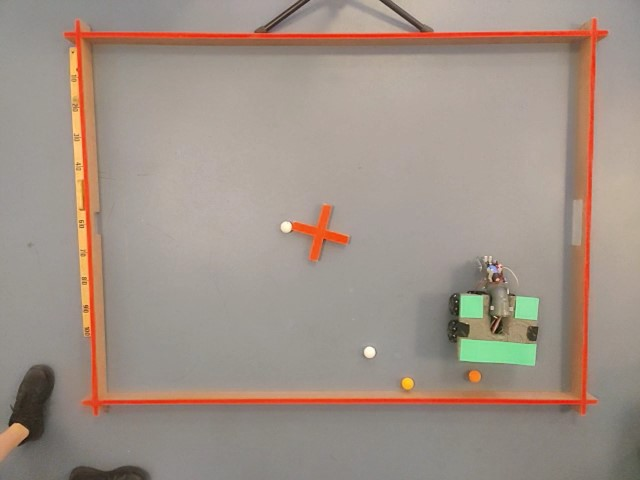
#> input picture hsv_and_mask/im5.jpg, 640 x 480 px, found by its file name
$ python hsv_slider.py
#> lines starting #> are read from the running program, lines starting #| are printed output that depends on the picture; after the words box and inside, x2 and y2 are one past the last pixel; in counts of white or black regions, pixels touching at a corner belong together
#> in interactive_hsv_tuning, image is the input picture: shape (480, 640, 3); mean B, G, R 135, 145.6, 160.2
#> in interactive_hsv_tuning, `hsv_image = cv2.cvtColor(image, cv2.COLOR_BGR2HSV)`: hsv_image: shape (480, 640, 3); mean H, S, V 16, 38.5, 161
import cv2
import numpy as np

def nothing(x):
    pass

def create_trackbars():
    cv2.namedWindow('Trackbars')
    cv2.createTrackbar('HMin', 'Trackbars', 0, 179, nothing)
#> slider 'HMin' is set to 35
    cv2.createTrackbar('SMin', 'Trackbars', 0, 255, nothing)
#> slider 'SMin' is set to 51
    cv2.createTrackbar('VMin', 'Trackbars', 0, 255, nothing)
#> slider 'VMin' is set to 51
    cv2.createTrackbar('HMax', 'Trackbars', 0, 179, nothing)
#> slider 'HMax' is set to 179
    cv2.createTrackbar('SMax', 'Trackbars', 0, 255, nothing)
#> slider 'SMax' is set to 255
    cv2.createTrackbar('VMax', 'Trackbars', 0, 255, nothing)
#> slider 'VMax' is set to 255

    # Set initial positions of the trackbars to the mid-range values
    cv2.setTrackbarPos('HMax', 'Trackbars', 179)
    cv2.setTrackbarPos('SMax', 'Trackbars', 255)
    cv2.setTrackbarPos('VMax', 'Trackbars', 255)

def get_trackbar_values():
    h_min = cv2.getTrackbarPos('HMin', 'Trackbars')
    s_min = cv2.getTrackbarPos('SMin', 'Trackbars')
    v_min = cv2.getTrackbarPos('VMin', 'Trackbars')
    h_max = cv2.getTrackbarPos('HMax', 'Trackbars')
    s_max = cv2.getTrackbarPos('SMax', 'Trackbars')
    v_max = cv2.getTrackbarPos('VMax', 'Trackbars')
    return (h_min, s_min, v_min), (h_max, s_max, v_max)

def interactive_hsv_tuning(image_path):
    image = cv2.imread(image_path)
    hsv_image = cv2.cvtColor(image, cv2.COLOR_BGR2HSV)

    create_trackbars()

    while True:
        lower, upper = get_trackbar_values()
        mask = cv2.inRange(hsv_image, np.array(lower), np.array(upper))
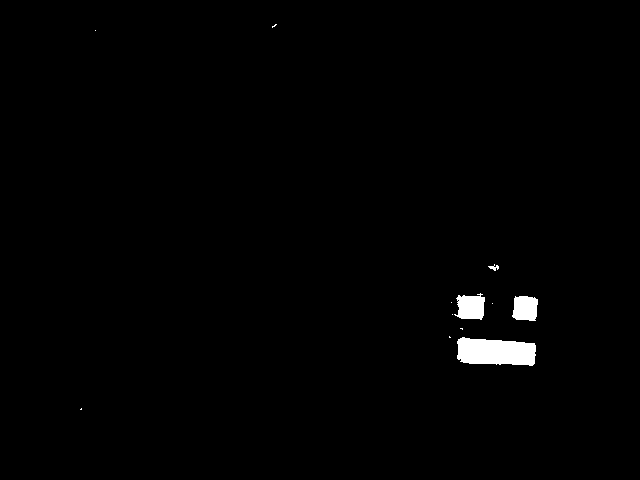
#> mask: shape (480, 640); 1% white; 12 white regions (8 under 20 px), largest, box (x1, y1, x2, y2) and area: (457, 337, 536, 366) 1850, (454, 293, 485, 320) 614, (512, 296, 538, 321) 550, (488, 264, 499, 271) 37
        result = cv2.bitwise_and(image, image, mask=mask)

        combined = np.hstack((image, cv2.cvtColor(mask, cv2.COLOR_GRAY2BGR), result))
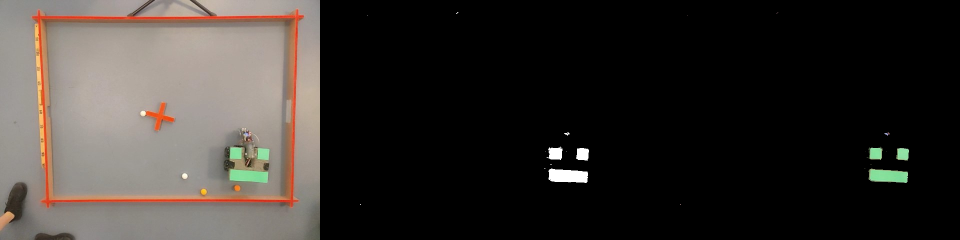
#> combined: shape (480, 1920, 3) (shown at 1/2 size); mean B, G, R 46.3, 50.1, 54.7
        cv2.imshow('Tuning', combined)

        if cv2.waitKey(1) & 0xFF == 27:  # Exit on ESC key
#> (key Esc is pressed here)
            break

    cv2.destroyAllWindows()
    return lower, upper

# Example usage
image_path = 'newest_images/im5.jpg'
lower_hsv, upper_hsv = interactive_hsv_tuning(image_path)
print(f'Lower HSV: {lower_hsv}')
print(f'Upper HSV: {upper_hsv}')
